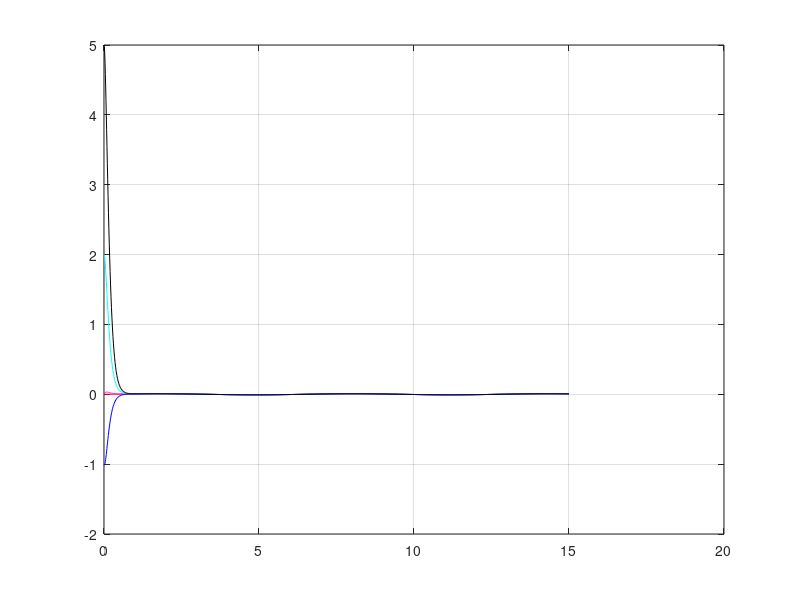
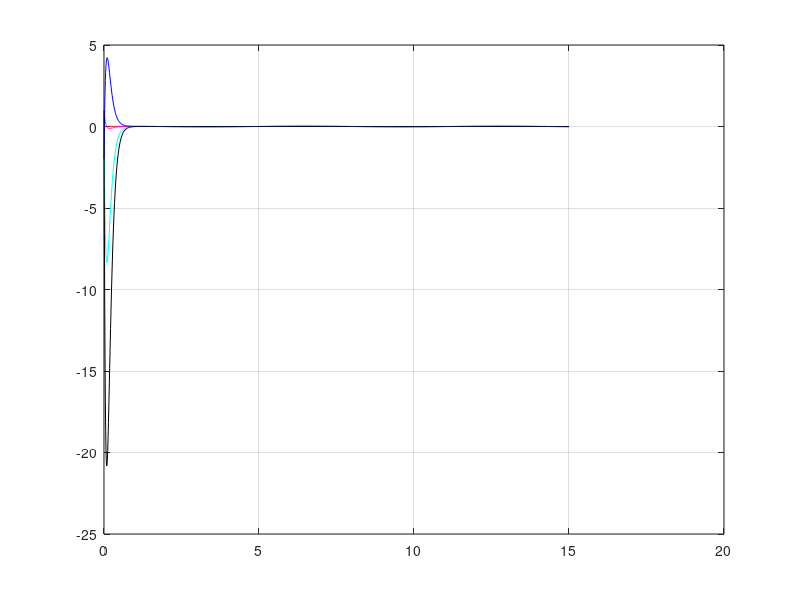
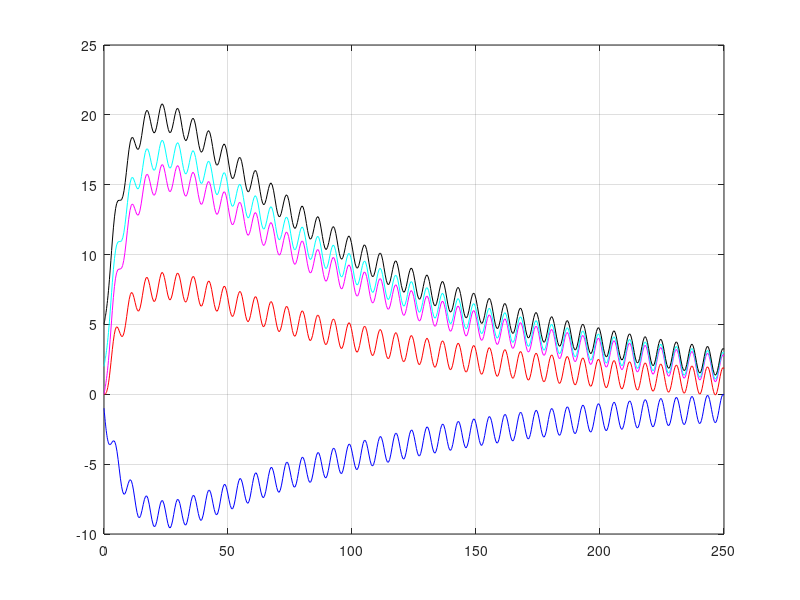
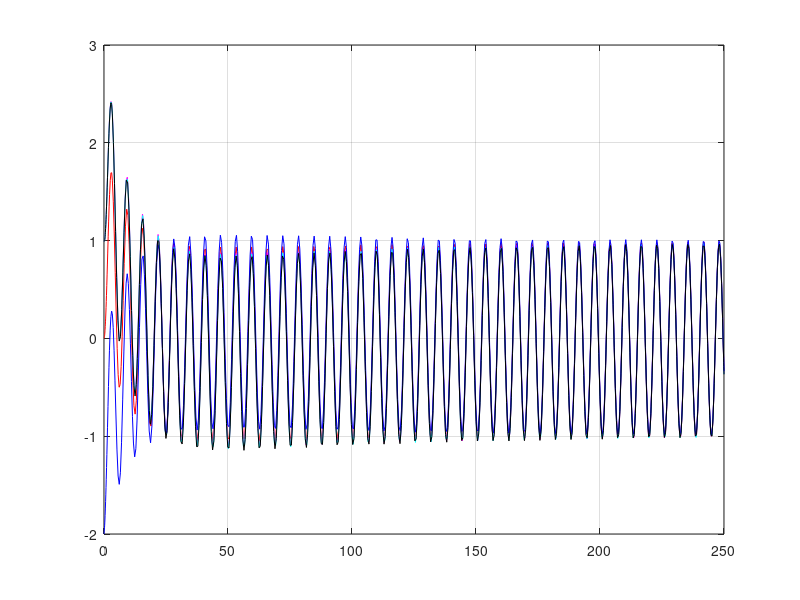

Reproduce these figures in MATLAB, in order.

A = [0 1; -130 -23]; 
eig(A)
x0 = [0;0]; x01 = [0;1]; x02 = [2;1]; x03 = [-1;-2];x04 = [5;1];
[T,X] = ode45(@(t,x)(A*x + [0;sin(t)]),[0 15],x0);
[T1,X1] = ode45(@(t,x)(A*x + [0;sin(t)]),[0 15],x01);
[T2,X2] = ode45(@(t,x)(A*x + [0;sin(t)]),[0 15],x02);
[T3,X3] = ode45(@(t,x)(A*x + [0;sin(t)]),[0 15],x03);
[T4,X4] = ode45(@(t,x)(A*x + [0;sin(t)]),[0 15],x04);

figure(1)
plot(T,X(:,1),'r',T1,X1(:,1),'m',T2,X2(:,1),'c',...
    T3,X3(:,1),'b',T4,X4(:,1),'k'), grid on

figure(2)
plot(T,X(:,2),'r',T1,X1(:,2),'m',T2,X2(:,2),'c',...
    T3,X3(:,2),'b',T4,X4(:,2),'k'),grid on


 A = [0 1; -0.001 -0.11];
% A = [0 1; -10 -2];
eig(A)
x0 = [0;0]; x01 = [0;1]; x02 = [2;1]; x03 = [-1;-2];x04 = [5;1];
[T,X] = ode45(@(t,x)(A*x + [0;sin(t)]),[0 250],x0);
[T1,X1] = ode45(@(t,x)(A*x + [0;sin(t)]),[0 250],x01);
[T2,X2] = ode45(@(t,x)(A*x + [0;sin(t)]),[0 250],x02);
[T3,X3] = ode45(@(t,x)(A*x + [0;sin(t)]),[0 250],x03);
[T4,X4] = ode45(@(t,x)(A*x + [0;sin(t)]),[0 250],x04);

figure(3)
plot(T,X(:,1),'r',T1,X1(:,1),'m',T2,X2(:,1),'c',...
    T3,X3(:,1),'b',T4,X4(:,1),'k'), grid on

figure(4)
plot(T,X(:,2),'r',T1,X1(:,2),'m',T2,X2(:,2),'c',...
    T3,X3(:,2),'b',T4,X4(:,2),'k'),grid on